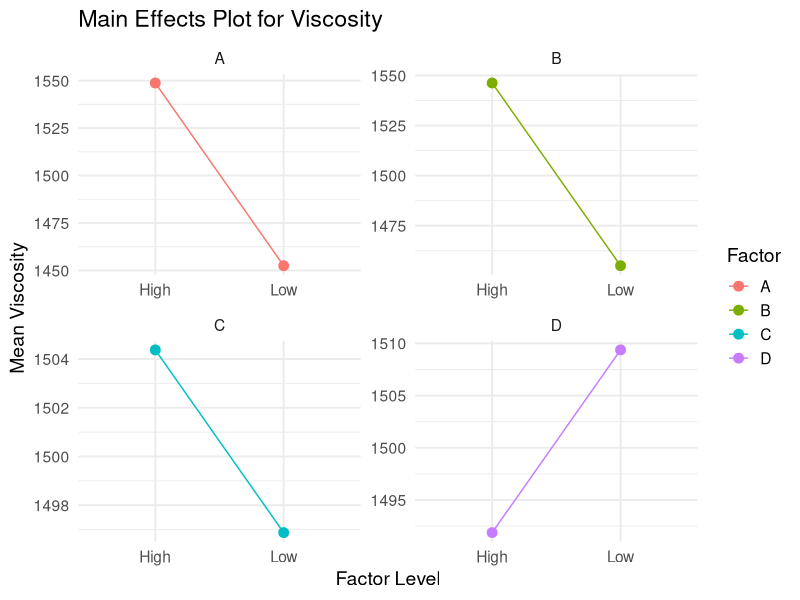
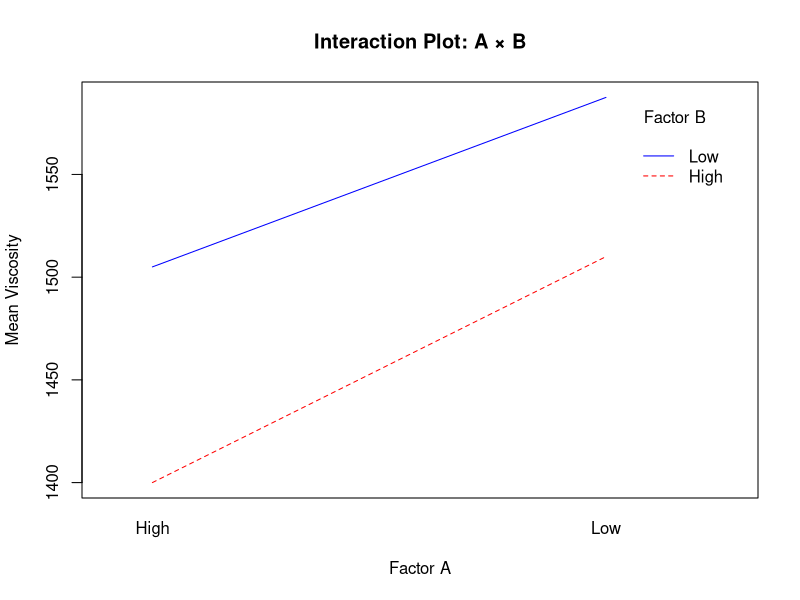
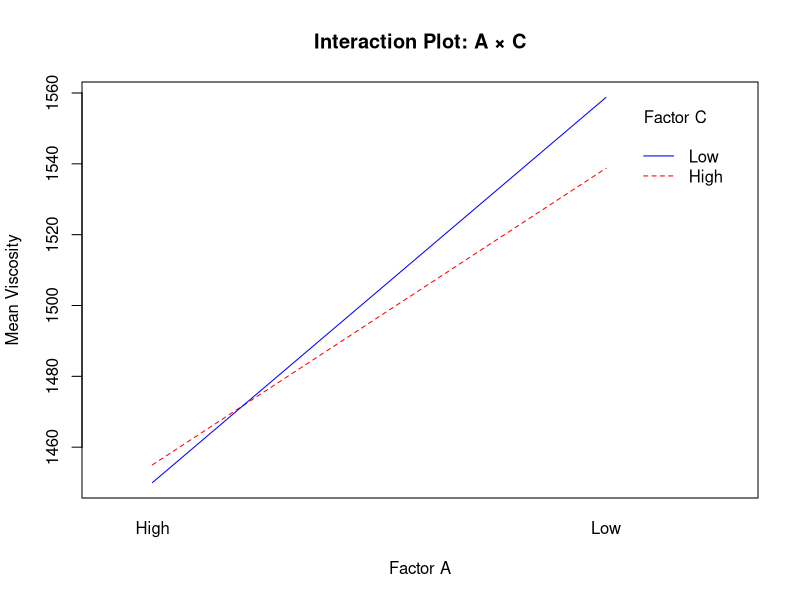
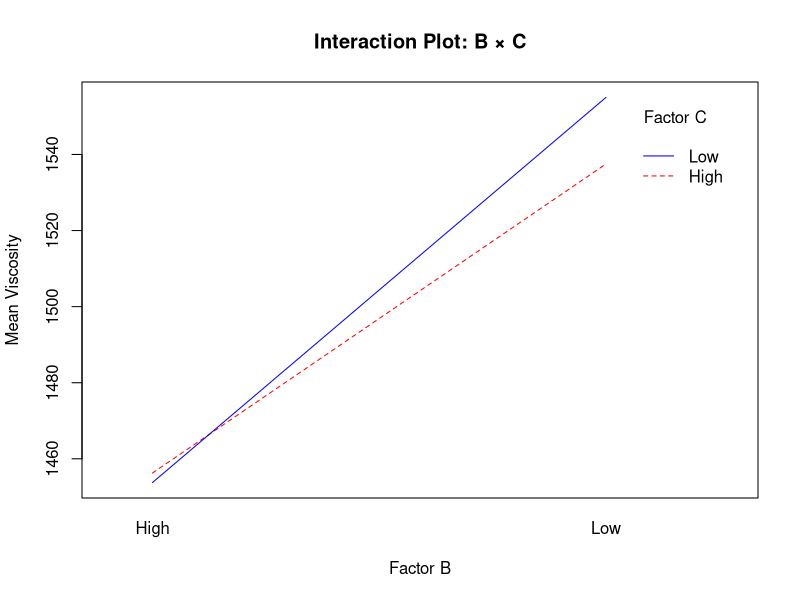
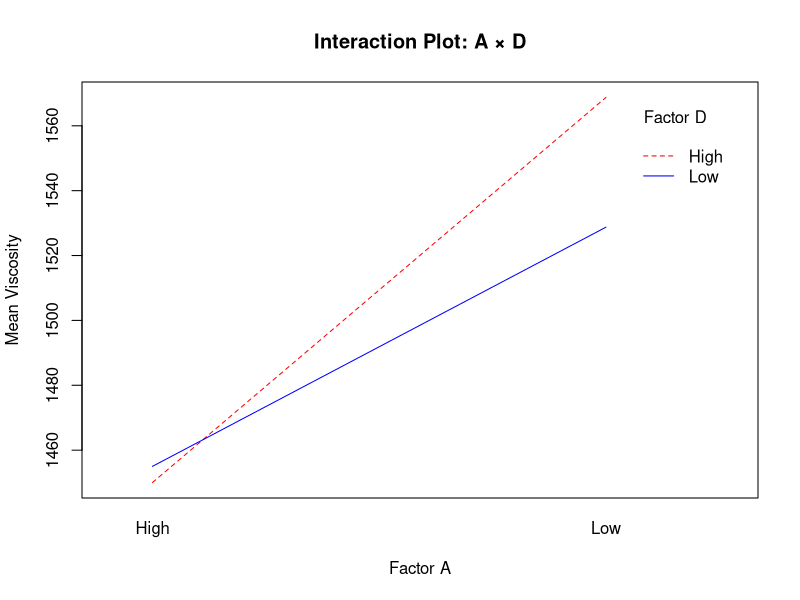

The R source for these figures, in order:
## ---- chunk 1
df1 <- data.frame(
  Treatment=c("mu","a","b","ab","c","ac","bc","abc",
              "d","ad","bd","abd","cd","acd","bcd","abcd"),
  viscosity=c(1400,1500,1520,1630,1380,1525,1500,1620,
              1400,1525,1500,1500,1420,1490,1500,1600)
)

# Factor codings: +1 if factor present, -1 if absent
A <- ifelse(grepl("a", df1$Treatment), 1, -1)
B <- ifelse(grepl("b", df1$Treatment), 1, -1)
C <- ifelse(grepl("c", df1$Treatment), 1, -1)
D <- ifelse(grepl("d", df1$Treatment), 1, -1)

#a) Effects calculation
contrasts <- cbind(A, B, A*B, C, A*C, B*C, A*B*C, D,
                   A*D, B*D, A*B*D, C*D, A*C*D, B*C*D, A*B*C*D)


df2 <- data.frame(Effects=df1$Treatment[2:16])  # exclude grand mean "mu"
df2$Est <- as.vector(t(df1$viscosity[1:16]) %*% contrasts / (length(df1$viscosity)/2))

print(df2)

#b)Main effects plot

library(ggplot2)

#Add factors into df1
df1$A <- factor(ifelse(grepl("a", df1$Treatment), "Low", "High"))
df1$B <- factor(ifelse(grepl("b", df1$Treatment), "Low", "High"))
df1$C <- factor(ifelse(grepl("c", df1$Treatment), "Low", "High"))
df1$D <- factor(ifelse(grepl("d", df1$Treatment), "Low", "High"))

# Function to compute means at low/high levels

means <- data.frame(
  Factor = rep(c("A","B","C","D"), each=2),
  Level  = rep(c("Low","High"), times=4),
  Mean   = c(
    tapply(df1$viscosity, df1$A, mean),
    tapply(df1$viscosity, df1$B, mean),
    tapply(df1$viscosity, df1$C, mean),
    tapply(df1$viscosity, df1$D, mean)
  )
)

print(means)

# Plot main effects

library(ggplot2)
ggplot(means, aes(x=Level, y=Mean, group=Factor)) +
  geom_line(aes(color=Factor)) +
  geom_point(size=3, aes(color=Factor)) +
  facet_wrap(~Factor, scales="free") +
  labs(title="Main Effects Plot for Viscosity",
       y="Mean Viscosity", x="Factor Level") +
  theme_minimal(base_size=14)

# Interaction plots
# A × B

interaction.plot(df1$A, df1$B, df1$viscosity,
                 main="Interaction Plot: A × B",
                 xlab="Factor A", ylab="Mean Viscosity", trace.label="Factor B",
                 col = c("red","blue"))

# A × C
interaction.plot(df1$A, df1$C, df1$viscosity,
                 main="Interaction Plot: A × C",
                 xlab="Factor A", ylab="Mean Viscosity", trace.label="Factor C",
                 col = c("red","blue"))

# B × C
interaction.plot(df1$B, df1$C, df1$viscosity,
                 main="Interaction Plot: B × C",
                 xlab="Factor B", ylab="Mean Viscosity", trace.label="Factor C",
                 col = c("red","blue"))

# A × D
interaction.plot(df1$A, df1$D, df1$viscosity,
                 main="Interaction Plot: A × D",
                 xlab="Factor A", ylab="Mean Viscosity", trace.label="Factor D",
                 col = c("red","blue"))


## ---- chunk 2

## ---- chunk 3
#a)# Fit factorial model excluding ABCD

df1 <- data.frame(
  Treatment=c("mu","a","b","ab","c","ac","bc","abc",
              "d","ad","bd","abd","cd","acd","bcd","abcd"),
  viscosity=c(1400,1500,1520,1630,1380,1525,1500,1620,
              1400,1525,1500,1500,1420,1490,1500,1600)
)

# Factor codings: +1 if factor present, -1 if absent
A <- ifelse(grepl("a", df1$Treatment), 1, -1)
B <- ifelse(grepl("b", df1$Treatment), 1, -1)
C <- ifelse(grepl("c", df1$Treatment), 1, -1)
D <- ifelse(grepl("d", df1$Treatment), 1, -1)

fit <- lm(df1$viscosity ~ A*B*C*D - A:B:C:D)  # removes 4-way interaction
summary(fit)

# Effects estimates
effects <- coef(fit)[-1] / 2
effects
anova(fit)
